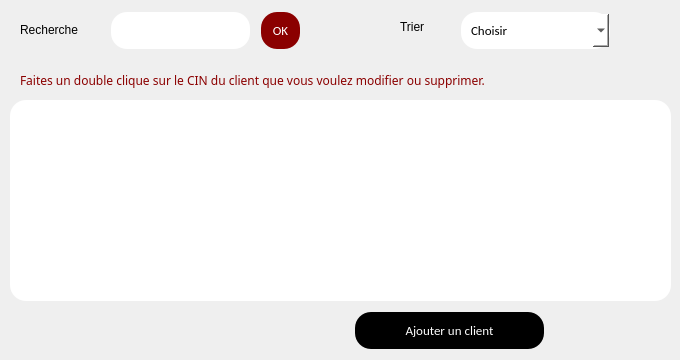
     <widget class="QWidget" name="page_34">
      <widget class="QTableView" name="tableView_9">
       <property name="geometry">
        <rect>
         <x>10</x>
         <y>100</y>
         <width>661</width>
         <height>201</height>
        </rect>
       </property>
       <property name="styleSheet">
        <string notr="true">background-color:white;
border-radius: 16px</string>
       </property>
      </widget>
      <widget class="QLabel" name="label_156">
       <property name="geometry">
        <rect>
         <x>20</x>
         <y>70</y>
         <width>551</width>
         <height>20</height>
        </rect>
       </property>
       <property name="styleSheet">
        <string notr="true">color :#8B0000;
font-family: courrier new;</string>
       </property>
       <property name="text">
        <string>Faites un double clique sur le CIN du client que vous voulez modifier ou supprimer.</string>
       </property>
      </widget>
      <widget class="QLabel" name="label_157">
       <property name="geometry">
        <rect>
         <x>20</x>
         <y>20</y>
         <width>91</width>
         <height>20</height>
        </rect>
       </property>
       <property name="text">
        <string>Recherche</string>
       </property>
      </widget>
      <widget class="QLineEdit" name="lineEdit_112">
       <property name="geometry">
        <rect>
         <x>110</x>
         <y>10</y>
         <width>141</width>
         <height>41</height>
        </rect>
       </property>
       <property name="styleSheet">
        <string notr="true">background-color: white	;
  border: none;
  color: black;
  padding: 10px;
  text-align: center;
  text-decoration: none;
font-family:calibri;
  display: inline-block;
  font-size: 13px;
  margin: 2px 1px;
  border-radius : 16px;</string>
       </property>
      </widget>
      <widget class="QLabel" name="label_158">
       <property name="geometry">
        <rect>
         <x>400</x>
         <y>20</y>
         <width>47</width>
         <height>13</height>
        </rect>
       </property>
       <property name="text">
        <string>Trier</string>
       </property>
      </widget>
      <widget class="QComboBox" name="comboBox_25">
       <property name="geometry">
        <rect>
         <x>460</x>
         <y>10</y>
         <width>151</width>
         <height>41</height>
        </rect>
       </property>
       <property name="styleSheet">
        <string notr="true">background-color: white	;
  border: none;
  color: black;
  padding: 10px;
  text-align: center;
  text-decoration: none;
font-family:calibri;
  display: inline-block;
  font-size: 13px;
  margin: 2px 1px;
  border-radius : 16px;</string>
       </property>
       <item>
        <property name="text">
         <string>Choisir</string>
        </property>
       </item>
       <item>
        <property name="text">
         <string>Alphabeutique</string>
        </property>
       </item>
       <item>
        <property name="text">
         <string>Age croissant</string>
        </property>
       </item>
       <item>
        <property name="text">
         <string>Age décroissant</string>
        </property>
       </item>
      </widget>
      <widget class="QPushButton" name="pushButton_80">
       <property name="geometry">
        <rect>
         <x>260</x>
         <y>10</y>
         <width>41</width>
         <height>41</height>
        </rect>
       </property>
       <property name="styleSheet">
        <string notr="true">background-color: #8B0000	;
  border: none;
  color: white;
  padding: 10px;
  text-align: center;
  text-decoration: none;
font-family:calibri;
  display: inline-block;
  font-size: 13px;
  margin: 2px 1px;
  border-radius : 16px;</string>
       </property>
       <property name="text">
        <string>OK</string>
       </property>
      </widget>
      <widget class="QPushButton" name="pushButton_81">
       <property name="geometry">
        <rect>
         <x>354</x>
         <y>310</y>
         <width>191</width>
         <height>41</height>
        </rect>
       </property>
       <property name="styleSheet">
        <string notr="true">background-color: black;
  border: none;
  color: white;
  padding: 10px;
  text-align: center;
  text-decoration: none;
font-family:calibri;
  display: inline-block;
  font-size: 13px;
  margin: 2px 1px;
  border-radius : 16px;</string>
       </property>
       <property name="text">
        <string>Ajouter un client</string>
       </property>
      </widget>
     </widget>
